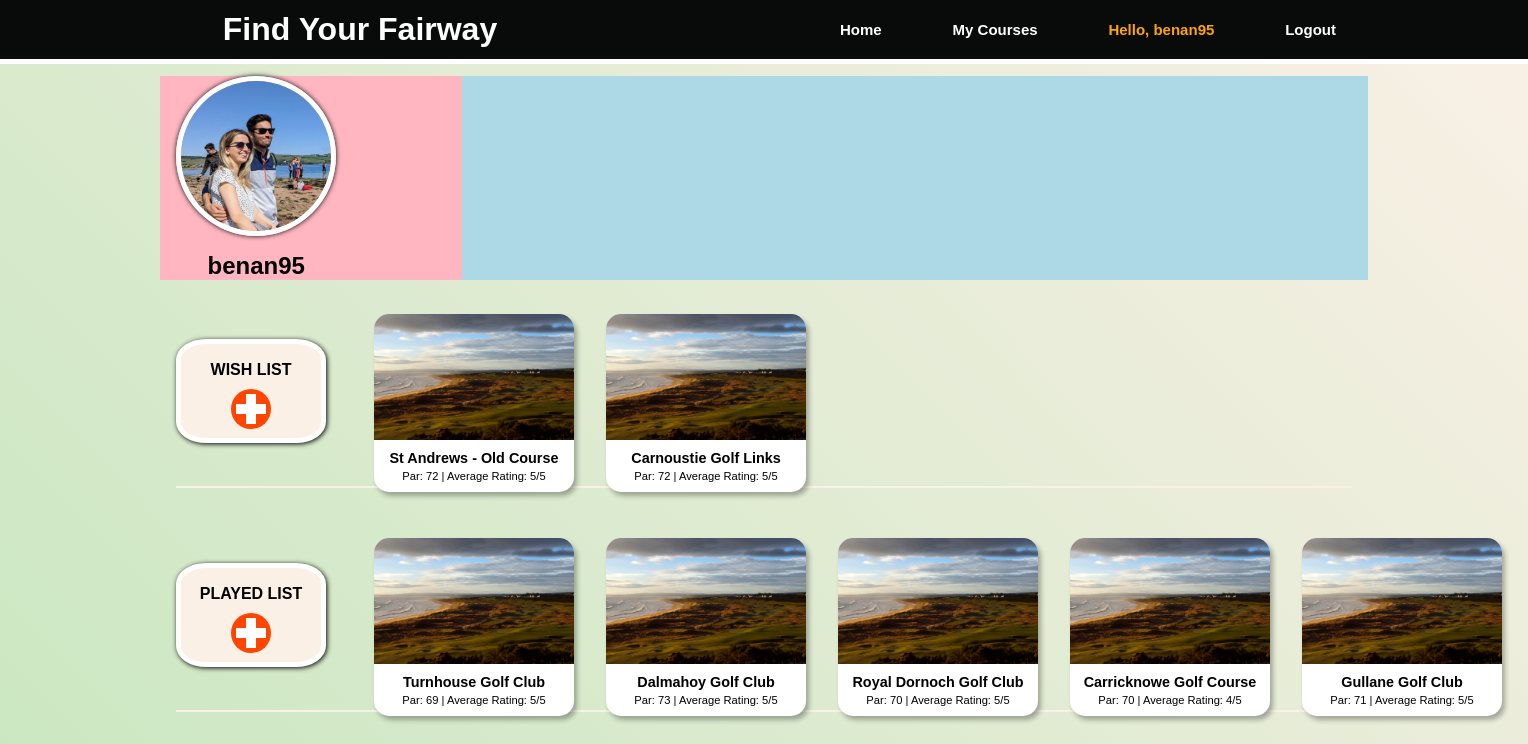
The page /my-courses/2 (signed in) on the database its author committed.
### courses/models.py (models this page shows, shortened)
class Course(models.Model):
  name = models.CharField(max_length=255)
  description = models.CharField(max_length=255)
  region = models.CharField(max_length=255)
  par = models.IntegerField()
  price = models.IntegerField()
  average_rating = models.IntegerField(validators=[MinValueValidator(1), MaxValueValidator(5)])
  founded = models.IntegerField()
  website_link = models.CharField(max_length=255)

### information/views.py (the view)
# urls.py: path('my-courses/<int:id>', views.my_courses, name="information_my_courses"),
@login_required(login_url='login')
def my_courses(request, id):
    user = get_object_or_404(User, id=id)
    context = {
        "user": user,
        "courses_wishlist": user.profile.wishlist.all(),
        "courses_played_list": user.profile.played_list.all()
    }
    return render(request, 'information/my_courses.html', context)

### templates/information/my_courses.html
{% extends 'base.html' %}
{% load static %}
{% block content %}
<section class="my_courses__body">
    <div class="top-section">
        <div class="user-details">
            <div class="image-name">
            <img class="placeholder" src="/static/images/profile_pic_ben.jpg" alt="placeholder">
            <h5 class="username">{{ user.username }}</h5>
            </div>
        </div>
    </div>
    <div id="my-courses__section" class="wish-list">
        <div id="main-tile" class="wish-list__main-tile">
            <h4 id="tile-title">WISH LIST</h4>
            <a href="{% url 'information_home' %}">
                <div class="add-to-button"></div>
            </a>
        </div>
        <div class="user-list-tiles">
            {% for course in courses_wishlist %}
            <a class="course-link"  href="{% url 'course_details' course.id %}">
                <div class="user_golf-course__item">
                    <img class="user_golf-course__image" src="/static/images/royal_dornoch.jpg">
                    <div class="user_golf-course__content">
                        <h3 class="user_golf-course__name">{{ course.name }}</h3>
                        <h4 class="user_golf-course__info">Par: {{ course.par }}  |  Average Rating: {{ course.average_rating }}/5</h4>
                    </div>
                </div>
            </a>
            {% endfor %}
        </div>
    </div>
    <div id="my-courses__section" class="played-list">
        <div id="main-tile" class="played-list__main-tile">
            <h4 id="tile-title">PLAYED LIST</h4>
            <a href="{% url 'information_home' %}">
                <div class="add-to-button"></div>
            </a>
        </div>
        <div class="user-list-tiles">
            {% for course in courses_played_list %}
            <a class="course-link"  href="{% url 'course_details' course.id %}">
                <div class="user_golf-course__item">
                    <img class="user_golf-course__image" src="/static/images/royal_dornoch.jpg">
                    <div class="user_golf-course__content">
                        <h3 class="user_golf-course__name">{{ course.name }}</h3>
                        <h4 class="user_golf-course__info">Par: {{ course.par }}  |  Average Rating: {{ course.average_rating }}/5</h4>
                    </div>
                </div>
            </a>
            {% endfor %}
        </div>
    </div>
</section>
{% endblock content %}

### templates/base.html (shortened to what this page needs)
{% load static %}
<!DOCTYPE html>
<html lang="en">
<head>
  <link rel="stylesheet" href="{% static 'css/style.css' %}">
</head>
<body>
  <header class="navbar">
      <div class="head-left">
        <h1 class="site-heading">Find Your Fairway</h1>
      </div>
      <ul class="site-links">
        <a href="{% url 'information_home' %}"><li id="head-link" class="link__home">Home</li></a>
        <a href="{% url 'information_my_courses' request.user.id %}"><li id="head-link" class="link__my-courses">My Courses</li></a>
        <span class="head-link__hello">Hello, {{ request.user }}</span>
        <span><a href="{% url 'logout' %}" id="head-link" >Logout</a></span>
      </ul>
  </header>
  {% block content %}{% endblock content %}
</body>
</html>

### static/css/style.css (style rules this page uses)
* { margin: 0; padding: 0; box-sizing: border-box; }
body { background: linear-gradient(45deg, rgb(202, 231, 193), linen); display: flex; flex-direction: column; height: 100vh; font-family: 'Montserrat', Helvetica, Arial, sans-serif; }
.navbar { background-color: rgb(9, 10, 10); color: white; align-items: center; justify-content: space-between; height: 4rem; display: flex; border-bottom: 5px solid white; padding: 0 10rem; min-width: 1000px; }
.head-left { width: 25rem; display: flex; align-items: center; justify-content: space-evenly; }
.site-links { display: flex; align-items: center; justify-content: space-between; width: 35rem; }
#head-link { list-style-type: none; font-size: 15px; font-weight: bold; color: white; padding: 2rem; }
.head-link__hello { list-style-type: none; font-size: 15px; font-weight: bold; color: orange; padding: 2rem; }
a { text-decoration: none; }
.my_courses__body { margin: 0 10rem; display: flex; flex-direction: column; }
.top-section { background-color: lightblue; display: flex; margin-top: 0.75rem; }
#my-courses__section { height: 12rem; margin: 1rem; align-items: center; display: flex; }
.user-details { display: flex; flex-direction: column; align-items: start; width: 25%; background-color: lightpink; }
.image-name { display: flex; flex-direction: column; align-items: center; padding-left: 1rem; }
.placeholder { height: 10rem; border-radius: 50%; margin-bottom: 1rem; border: 5px solid white; box-shadow: 0.1px 0.1px 5px; }
.username { font-size: 1.5rem; }
#main-tile { height: 55%; width: 10%; min-width: 150px; padding: 0 0.5rem 0 0.5rem;; border-radius: 20%; background-color: linen; border: 5px solid white; box-shadow: 1px 1px 5px; display: flex; flex-direction: column; align-items: center; justify-content: space-evenly; }
.wish-list { border-bottom: 2px solid linen; }
.played-list { border-bottom: 2px solid linen; }
.user-list-tiles { display: flex; justify-content: center; align-items: end; margin-left: 2rem; }
.user_golf-course__item { width: 5rem; min-width: 200px; max-height: 225px; list-style-type: none; margin-top: 1.5rem; margin-left: 1rem; margin-right: 1rem; background-color: white; border-radius: 15px; box-shadow: 3px 4px 5px rgba(0,0,0,0.3); text-decoration: none; text-decoration: none; color: black; }
.user_golf-course__content { padding: 10px; display: flex; flex-direction: column; justify-content: center; align-items: center; }
.user_golf-course__image { width: 100%; height: 100%; display: block; object-fit: cover; border-top-right-radius: 15px; border-top-left-radius: 15px; }
.user_golf-course__name { margin-bottom: 0.25rem; font-size: 0.9rem; }
.user_golf-course__info { font-weight: 100; font-size: 0.7rem; }
#tile-title { margin-top: 0.5rem; }
.add-to-button { border-radius: 50%; width: 2.5rem; height: 2.5rem; background-color: orangered; position: relative; }
.add-to-button::after { content: " "; position: absolute; display: block; background-color: #fff; height: 10px; margin-top: -5px; top: 50%; left: 5px; right: 5px; z-index: 9; }
.add-to-button::before { content: " "; position: absolute; display: block; background-color: #fff; width: 10px; margin-left: -5px; left: 50%; top: 5px; bottom: 5px; z-index: 9; }

### rows shown on the page
Course: name "St Andrews - Old Course", par "72", average_rating "5"
Course: name "Carnoustie Golf Links", par "72", average_rating "5"
Course: name "Turnhouse Golf Club", par "69", average_rating "5"
Course: name "Dalmahoy Golf Club", par "73", average_rating "5"
Course: name "Royal Dornoch Golf Club", par "70", average_rating "5"
Course: name "Carricknowe Golf Course", par "70", average_rating "4"
Course: name "Gullane Golf Club", par "71", average_rating "5"

### other values the page prints
{{ request.user }} "benan95"
{{ user.username }} "benan95"
